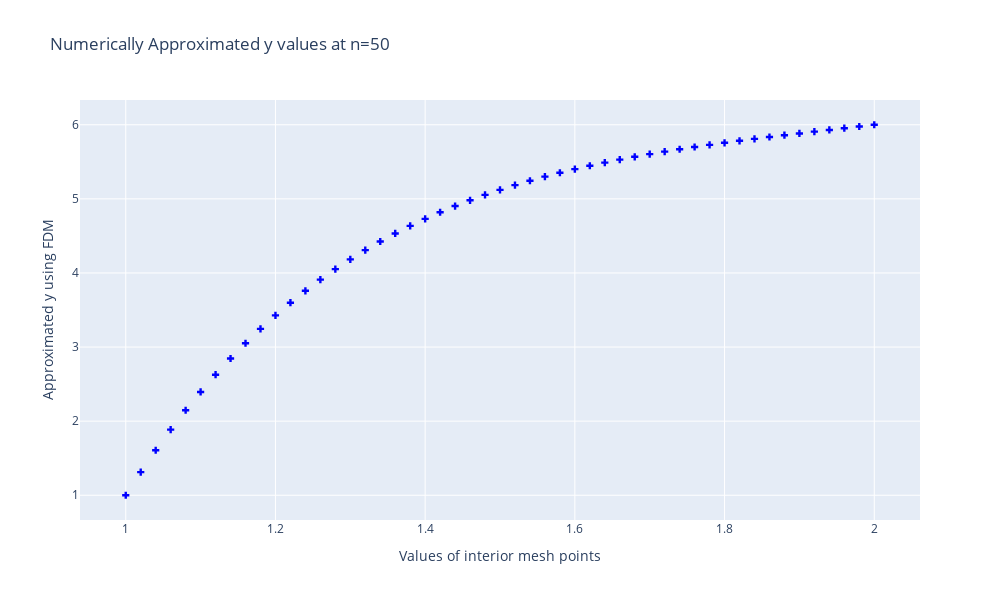

The notebook cell saved with this chart:
### Code cell
# Plot x's and y's when n=50

fig = px.scatter(
    results_50, x='x', y='y', 
    labels={'x': 'Values of interior mesh points', 'y': 'Approximated y using FDM'},
    title="Numerically Approximated y values at n=50"
     ).update_traces(mode='markers', marker=dict(symbol='cross', color='blue'))
fig.show()

### Figure 1 — Plotly figure (JSON) as saved in the notebook; plotly's stock layout.template omitted (floating-point values rounded to 4 significant figures)
{"data": [{"hovertemplate": "Values of interior mesh points=%{x}<br>Approximated y using FDM=%{y}<extra></extra>", "legendgroup": "", "marker": {"color": "blue", "symbol": "cross"}, "mode": "markers", "name": "", "orientation": "v", "showlegend": false, "type": "scatter", "x": [1, 1.02, 1.04, 1.06, 1.08, 1.1, 1.12, 1.14, 1.16, 1.18, 1.2, 1.22, 1.24, 1.26, 1.28, 1.3, 1.32, 1.34, 1.36, 1.38, 1.4, 1.42, 1.44, 1.46, 1.48, 1.5, 1.52, 1.54, 1.56, 1.58, 1.6, 1.62, 1.64, 1.66, 1.68, 1.7, 1.72, 1.74, 1.76, 1.78, 1.8, 1.82, 1.84, 1.86, 1.88, 1.9, 1.92, 1.94, 1.96, 1.98, 2], "xaxis": "x", "y": [1, 1.312, 1.607, 1.885, 2.147, 2.394, 2.627, 2.846, 3.052, 3.245, 3.427, 3.598, 3.759, 3.91, 4.051, 4.184, 4.308, 4.424, 4.533, 4.635, 4.73, 4.819, 4.903, 4.981, 5.053, 5.121, 5.185, 5.244, 5.3, 5.352, 5.401, 5.446, 5.489, 5.53, 5.567, 5.603, 5.637, 5.669, 5.7, 5.729, 5.757, 5.783, 5.809, 5.834, 5.859, 5.883, 5.907, 5.93, 5.953, 5.977, 6], "yaxis": "y"}], "layout": {"height": 600, "legend": {"tracegroupgap": 0}, "title": {"text": "Numerically Approximated y values at n=50"}, "width": 1000, "xaxis": {"anchor": "y", "domain": [0, 1], "title": {"text": "Values of interior mesh points"}}, "yaxis": {"anchor": "x", "domain": [0, 1], "title": {"text": "Approximated y using FDM"}}}}
